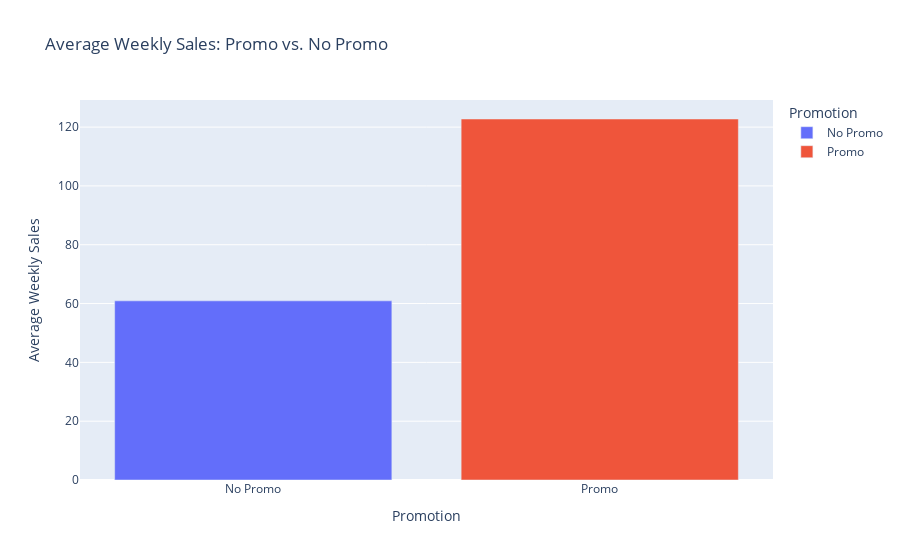

Here is the notebook cell this chart was saved with:
### Code cell
fig = px.bar(
    avg_sales,
    x='Promotion',
    y='weekly_sales',
    color='Promotion',
    title='Average Weekly Sales: Promo vs. No Promo',
    labels={'weekly_sales': 'Average Weekly Sales'}
    
)

fig.show()

### Figure 1 — Plotly figure (JSON) as saved in the notebook; plotly's stock layout.template omitted (floating-point values rounded to 4 significant figures)
{"data": [{"alignmentgroup": "True", "hovertemplate": "Promotion=%{x}<br>Average Weekly Sales=%{y}<extra></extra>", "legendgroup": "No Promo", "marker": {"color": "#636efa", "pattern": {"shape": ""}}, "name": "No Promo", "offsetgroup": "No Promo", "orientation": "v", "showlegend": true, "textposition": "auto", "type": "bar", "x": ["No Promo"], "xaxis": "x", "y": [60.92], "yaxis": "y"}, {"alignmentgroup": "True", "hovertemplate": "Promotion=%{x}<br>Average Weekly Sales=%{y}<extra></extra>", "legendgroup": "Promo", "marker": {"color": "#EF553B", "pattern": {"shape": ""}}, "name": "Promo", "offsetgroup": "Promo", "orientation": "v", "showlegend": true, "textposition": "auto", "type": "bar", "x": ["Promo"], "xaxis": "x", "y": [122.8], "yaxis": "y"}], "layout": {"barmode": "relative", "legend": {"title": {"text": "Promotion"}, "tracegroupgap": 0}, "title": {"text": "Average Weekly Sales: Promo vs. No Promo"}, "xaxis": {"anchor": "y", "categoryarray": ["No Promo", "Promo"], "categoryorder": "array", "domain": [0, 1], "title": {"text": "Promotion"}}, "yaxis": {"anchor": "x", "domain": [0, 1], "title": {"text": "Average Weekly Sales"}}}}
